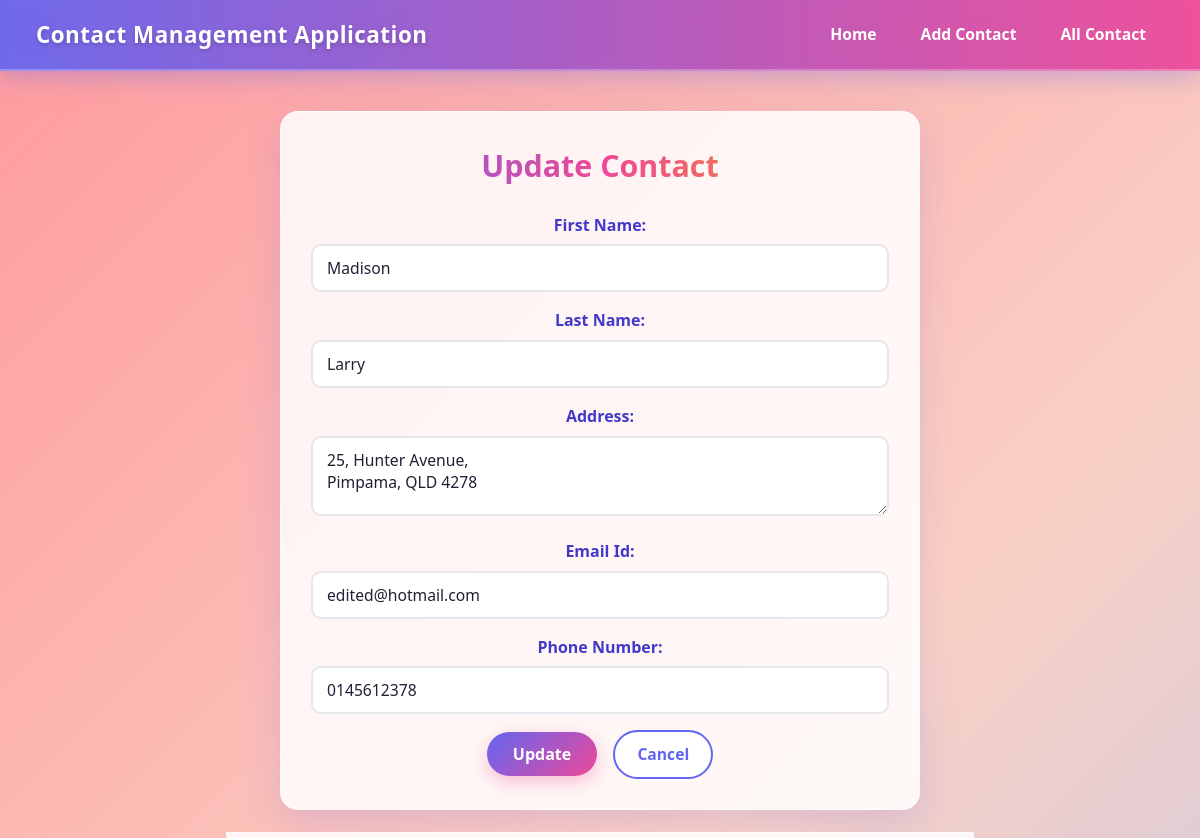
Screenshot of /updatecontact/19/ with the database file from the repository.
### base/models.py (models this page shows, shortened)
class Contact(models.Model):
    firstname=models.CharField(max_length=50)
    lastname=models.CharField(max_length=50)
    address=models.CharField(max_length=100)
    email=models.EmailField(unique=True)
    phoneno = models.CharField(max_length=20, unique=True)

### base/views.py (the view)
# urls.py: path('updatecontact/<int:cid>/',views.updatecontact, name="update"),
def updatecontact(request, cid):
    contact = get_object_or_404(Contact, id=cid)
    if request.method == 'POST':
        form=Contactform(request.POST, instance=contact)
        if form.is_valid():
            form.save()
            messages.success(request,'Contact updated successfully!')
            return redirect('contacts')
    else:
        form = Contactform(instance=contact)
    return render(request,'updatecontact.html',{'form':form})

### base/forms.py (shortened to what this page needs)
class Contactform(forms.ModelForm):
    class Meta:
        model = Contact
        fields = ['firstname','lastname','address','email','phoneno']
        labels = {
            'firstname' : 'First Name',
            'lastname' : 'Last Name' ,
            'address' : 'Address',
            'email' : 'Email Id',
            'phoneno' : 'Phone Number'
        }
        widgets = {
            'firstname' : forms.TextInput(attrs={
                'class': 'form-control',
                'placeholder':'enter first name '
            }),
            'lastname' : forms.TextInput(attrs={
                'class':'form-control',
                'placeholder' : 'enter last name'
            }),
            'address':forms.Textarea(attrs={
                'class':'form-control',
                'placeholder':'enter address'
            }),
            'email' : forms.EmailInput(attrs={
                'class':'form-control',
                'placeholder':'📧 ex: abc@email.com'
            }),
            'phoneno':forms.TextInput(attrs={
                'class':'form-control',
                'placeholder': '📞 enter phone number'
            })
        }

### base/templates/updatecontact.html (shortened to what this page needs)
{% extends 'main.html' %}
{% block content %}
<div class="update">
    <h2>Update Contact</h2>
    <form method="POST">
        {{ form.as_p }}
        <button type="submit">Update</button>
        <a href="{% url 'contacts' %}">
            <button type="button">Cancel</button>
        </a>
    </form>
</div>
{% endblock %}

### static/style.css (style rules this page uses)
* { box-sizing: border-box; margin: 0; padding: 0; }
body { min-height: 100vh; font-family: 'Segoe UI', Tahoma, Geneva, Verdana, sans-serif; color: #1f2235; line-height: 1.6; background: linear-gradient(135deg, #ff9a9e 0%, #fad0c4 25%, #a1c4fd 55%, #c2e9fb 80%, #fbc2eb 100%); background-size: 300% 300%; background-attachment: fixed; animation: bgShift 18s ease infinite; }
.home, .allcontacts, .create, .update, .delete { max-width: 1100px; margin: 40px auto; padding: 30px; background: rgba(255, 255, 255, 0.85); backdrop-filter: blur(10px); border-radius: 18px; box-shadow: 0 12px 36px rgba(99, 102, 241, 0.18); border: 1px solid rgba(255, 255, 255, 0.6); }
.create, .update, .delete { max-width: 640px; }
h2 { font-size: 1.9rem; font-weight: 800; margin-bottom: 22px; background: linear-gradient(90deg, #6366f1, #ec4899, #f59e0b); -webkit-background-clip: text; -webkit-text-fill-color: transparent; background-clip: text; }
form p { margin-bottom: 16px; }
form label { display: block; font-weight: 600; margin-bottom: 6px; color: #4338ca; }
.form-control, form input[type="text"], form input[type="email"], form input[type="tel"], form input[type="number"], form input[type="password"], form textarea, form select { width: 100%; padding: 11px 14px; border: 2px solid #e5e7eb; border-radius: 10px; font-size: 0.98rem; font-family: inherit; background: #ffffff; color: #1f2235; transition: border-color 0.2s ease, box-shadow 0.2s ease, transform 0.2s ease; }
.form-control::placeholder, form input::placeholder, form textarea::placeholder { color: #9ca3af; }
form textarea { min-height: 90px; resize: vertical; }
form textarea[name="address"], form #id_address { min-height: 60px; height: 80px; }
button, input[type="submit"] { display: inline-block; padding: 11px 26px; font-size: 1rem; font-weight: 700; color: #ffffff; background: linear-gradient(135deg, #6366f1, #ec4899); border: none; border-radius: 999px; cursor: pointer; font-family: inherit; transition: transform 0.2s ease, box-shadow 0.2s ease, filter 0.2s ease; box-shadow: 0 6px 18px rgba(236, 72, 153, 0.35); margin-right: 8px; }
.create form a, .update form a, .delete form a, .allcontacts > a:last-child { display: inline-block; padding: 10px 22px; font-size: 0.98rem; font-weight: 700; color: #6366f1; background: #ffffff; border: 2px solid #6366f1; border-radius: 999px; text-decoration: none; transition: all 0.2s ease; margin-left: 4px; }
.update form a button { background: transparent; color: inherit; box-shadow: none; padding: 0; margin: 0; font: inherit; }

### rows the page displays
Contact: firstname "Madison", lastname "Larry", address "25, Hunter Avenue, Pimpama, QLD 4278", email "edited@hotmail.com", phoneno "0145612378"
